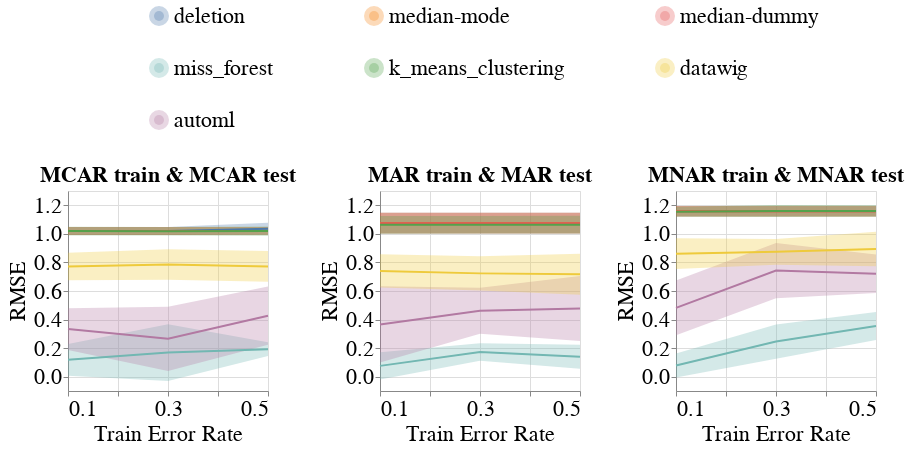

The notebook cell this image was saved under:
### Markdown cell above
### Overall Metrics

### Code cell
create_exp2_line_bands_for_no_shift(dataset_name=DATASET_NAME,
                                    column_name='SoundSleep',
                                    metric_name='rmse',
                                    db_client=db_client)
